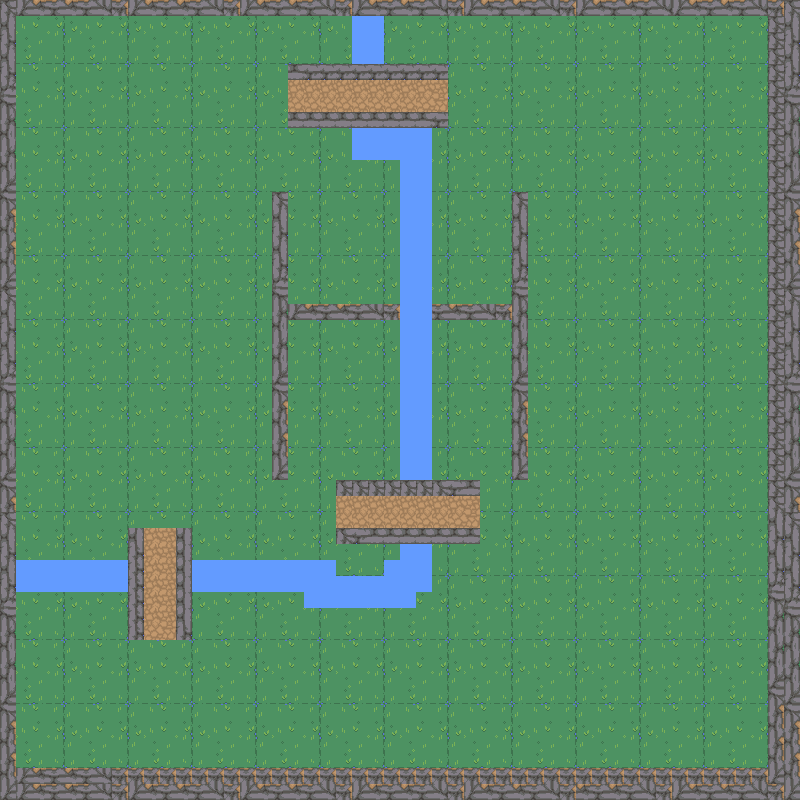

A 2D game scene composited from a Tiled map and its tileset images. What follows is a short description and the map's XML, with each tile layer's data collapsed to a summary:
An orthogonal 50x50 tile map with 16x16 px tiles, 4 tile layers (background, wall, water, bridges), 2 tilesets.

<map version="1.8" tiledversion="1.8.5" orientation="orthogonal" renderorder="right-down" width="50" height="50" tilewidth="16" tileheight="16" infinite="0" nextlayerid="6" nextobjectid="1">
 <tileset firstgid="1" source="nature_layer.tsx" />
 <tileset firstgid="721" source="nature_layer.tsx" />
 <layer id="1" name="background" width="50" height="50">
  <data>[2500 cells, 2500 non-empty, 16 distinct tile ids]</data>
 </layer>
 <layer id="2" name="wall" width="50" height="50">
  <data>[2500 cells, 341 non-empty, 48 distinct tile ids]</data>
 </layer>
 <layer id="4" name="water" width="50" height="50">
  <data>[2500 cells, 130 non-empty, 4 distinct tile ids]</data>
 </layer>
 <layer id="5" name="bridges" width="50" height="50">
  <data>[2500 cells, 104 non-empty, 10 distinct tile ids]</data>
 </layer>
</map>
